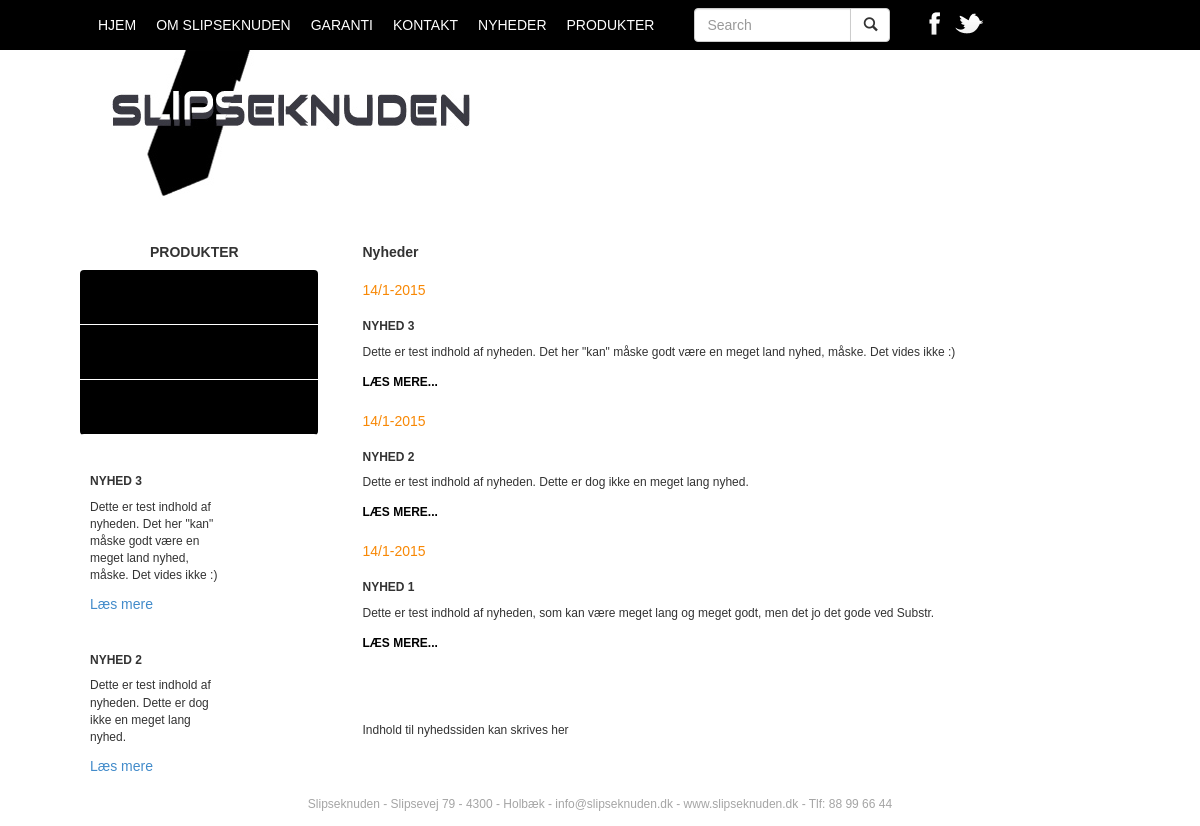
/nyheder.php, run on the app's committed database.
### tables this page shows
CREATE TABLE IF NOT EXISTS `maarke` (
  `Id` int(11) NOT NULL AUTO_INCREMENT,
  `Navn` varchar(55) NOT NULL,
  PRIMARY KEY (`Id`)
);

CREATE TABLE IF NOT EXISTS `nyheder` (
  `Id` int(11) NOT NULL AUTO_INCREMENT,
  `Titel` varchar(55) NOT NULL,
  `Indhold` text NOT NULL,
  `Dato` timestamp NOT NULL DEFAULT CURRENT_TIMESTAMP ON UPDATE CURRENT_TIMESTAMP,
  PRIMARY KEY (`Id`)
);

CREATE TABLE IF NOT EXISTS `sider` (
  `Id` int(11) NOT NULL AUTO_INCREMENT,
  `Titel` varchar(55) NOT NULL,
  `Indhold` text NOT NULL,
  PRIMARY KEY (`Id`)
);

### nyheder.php (the view)
<?php include 'includes/public_header.php'; ?>
<section class="content">
    <div class="row">
        <?php include 'includes/sidebar.php'; ?>
        <div class="right-content">
            <div class="col-sm-9">
                <div class="col-xs-12">
                    <h2>Nyheder</h2>
                    <?php
                    $sql = "SELECT * FROM nyheder ORDER BY Id DESC";
                    $result = mysqli_query($connection, $sql);
                    while ($row = mysqli_fetch_array($result)) {
                        $date_timestamp = strtotime($row['Dato']);
                        $date_string = date('j/n-Y', $date_timestamp);
                        echo "<article>";
                        echo "<time>$date_string</time><br />";
                        echo "<h3>" . $row['Titel'] . "</h3>";
                        echo "<p>" . substr($row['Indhold'],0,500) . "</p>";
                        echo "<a class='se-mere-link' href='nyhed.php?id=$row[Id]'> Læs mere...</a>";
                        echo "</article>";
                    }
                    ?>
                </div>
                <div class="col-xs-12 forsideindhold">
                    <?php
                    $sql = "SELECT * FROM sider WHERE Id='5'";
                    $result = mysqli_query($connection, $sql);
                    $row = mysqli_fetch_array($result);
                    echo $row['Indhold'];
                    ?>
                </div>
            </div>
        </div>
    </div>
</section>
<?php include 'includes/footer.php'; ?>

### includes/public_header.php (shortened to what this page needs)
<!DOCTYPE html>
<html>
<head lang="en">
    <link href="css/bootstrap.min.css" rel="stylesheet">
    <link href="css/styles.css" rel="stylesheet">
</head>
<body>
<div class="wrapper">
<?php include 'includes/public_nav.php'; ?>
    <header>
        <div class="logo">
            <img src="images/logo.jpg">
        </div>
    </header>

### includes/public_nav.php (shortened to what this page needs)
<nav class="navbar navbar-inverse navbar-fixed-top" role="navigation">
    <div class="max-width">
        <div id="navbar" class="navbar-collapse collapse">
            <ul class="nav navbar-nav">
                <li><a href="index.php">Hjem</a></li>
                <li><a href="om-slipseknuden.php">Om Slipseknuden</a></li>
                <li><a href="garanti.php">Garanti</a></li>
                <li><a href="kontakt.php">Kontakt</a></li>
                <li><a href="nyheder.php">Nyheder</a></li>
                <li><a href="produkter.php">Produkter</a></li>
            </ul>
            <div class="col-sm-3 col-md-3">
                <form class="navbar-form" role="search">
                    <div class="input-group">
                        <input type="text" class="form-control" placeholder="Search" name="q">
                        <div class="input-group-btn">
                            <button class="btn btn-default" type="submit"><i class="glyphicon glyphicon-search"></i></button>
                        </div>
                    </div>
                </form>
            </div>
            <div class="social">
                <a href="http://facebook.com"><img src="images/facebook_icon.png"></a>
                <a href="http://twitter.com"><img src="images/twitter_icon.png"></a>
            </div>
        </div>
    </div>
</nav>

### includes/sidebar.php
<div class="col-sm-3 sidebar">
    <h2 class="sidebar-titel">Produkter</h2>
    <aside class="sidebar-menu">
        <?php
        $sql = "SELECT * FROM maarke";
        $result = mysqli_query($connection, $sql);
        echo "<ul>";
        while ($row = mysqli_fetch_array($result)) {
            echo "<li><a href='#'>" . $row['M_Navn'] . "</a></li>";
        }
        echo "</ul>";
        ?>
    </aside>
    <?php
    $sql = "SELECT * FROM nyheder ORDER BY RAND() LIMIT 2";
    $result = mysqli_query($connection, $sql);
    while ($row = mysqli_fetch_array($result)) {
        echo "<aside class='sidebar-lower'>";
        echo "<h3 class='sidebar-titel'>" . $row['Titel'] . "</h3>";
        echo "<p>$row[Indhold]</p>";
        echo "<a href='nyhed.php?id=$row[Id]'>Læs mere</a>";
        echo "</aside>";    }
    ?>
</div>

### includes/footer.php (shortened to what this page needs)
<footer>
    <br />
    <p class="footertext text-center">Slipseknuden - Slipsevej 79 - 4300 - Holbæk - info@slipseknuden.dk - www.slipseknuden.dk - Tlf: 88 99 66 44</p>
</footer>
</body>
</html>

### css/styles.css (style rules this page uses)
body,h1,h2,h3,h4,h5,h6,.h1,.h2,.h3,.h4,.h5,.h6 { font-family: "Verdana", Arial, Helvetica, sans-serif; }
ul { padding:0; margin:0; }
h2 { font-size:14px; font-weight:bold; }
h2.sidebar-titel { padding-left:70px; text-transform: uppercase; }
.se-mere-link { color:#000; font-size:12px; font-weight:bold; text-transform: uppercase; }
h3 { font-size:12px; font-weight:bold; text-transform: uppercase; }
p { font-size:12px; }
.form-control { height:34px; }
.footertext { color: #a5a5a5; }
nav { height:50px; font-size:14px; width:100%; }
.nav>li>a { padding: 15px 10px; }
nav ul { list-style: none; }
.navbar-inverse .navbar-collapse, .navbar-inverse .navbar-form { background: #000; border-color: #101010; }
.navbar-inverse { background-color: #000; border-color: #000; }
.navbar-inverse .navbar-nav>li>a { color: #ffffff; text-transform: uppercase; }
aside.sidebar-menu { border-radius: 4px; overflow: hidden; }
aside.sidebar-menu > ul { list-style-type: none; }
aside.sidebar-menu > ul > li { display: block; color:#fff; height:55px; border-bottom:1px solid #fff; padding:15px 20px 0px 20px; background:#000; }
.social { margin:10px; }
.max-width { max-width:1024px; margin:auto; }
header { height:175px; }
time { color:#f88805; }
article { margin: 20px 0; }
.logo { margin-top:50px; margin-left:30px; }
aside.sidebar-lower { padding:20px 90px 0px 10px; }
.wrapper { max-width:1040px; margin: 0 auto; }
.content { min-height:400px; }
.right-content { margin-top:0px; }
.forsideindhold { padding-top:50px; }
footer { height:50px; }

### data on the page
nyheder: Titel "NYHED 3", Indhold "Dette er test indhold af nyheden. Det her \"kan\" måske godt være en meget land nyhed, måske. Det vides ikke :)", Dato "14/1-2015"
nyheder: Titel "NYHED 2", Indhold "Dette er test indhold af nyheden. Dette er dog ikke en meget lang nyhed.", Dato "14/1-2015"
nyheder: Dato "14/1-2015", Titel "NYHED 1", Indhold "Dette er test indhold af nyheden, som kan være meget lang og meget godt, men det jo det gode ved Substr."
sider: Indhold "Indhold til nyhedssiden kan skrives her"
